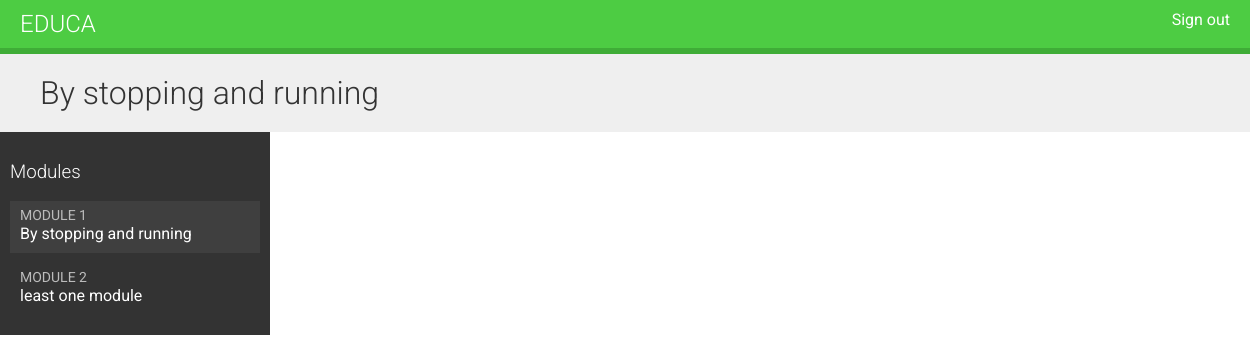
Page /students/course/6/ (signed in) on the committed database.
### courses/models.py (models this page shows)
class Module(models.Model):
    course = models.ForeignKey(Course, related_name='modules', on_delete=models.CASCADE)
    title = models.CharField(max_length=200)
    description = models.TextField(blank=True)
    order = OrderField(blank=True, for_fields=['course'])
    class Meta:
        ordering = ['order']
    def __str__(self):
        return f'{self.order}. {self.title}'

### students/views.py (the view)
# urls.py: path('course/<pk>/', cache_page(60 * 15)(views.StudentCourseDetailView.as_view()), name='student_course_detail'),
class StudentCourseDetailView(DetailView):
    model = Course
    template_name = 'students/course/detail.html'
    def get_queryset(self):
        qs = super().get_queryset()
        return qs.filter(students__in=[self.request.user])
    def get_context_data(self, **kwargs):
        context = super().get_context_data(**kwargs)
        course = self.get_object()
        if 'module_id' in self.kwargs:
            context['module'] = course.modules.get(
                id=self.kwargs['module_id']
            )
        else:
            context['module'] = course.modules.all()[0]
        return context

### templates/students/course/detail.html (shortened to what this page needs)
{% extends 'base.html' %}
{% load cache %}
{% block content %}
    <h1>{{ module.title }}</h1>
    <div class="contents">
        <h3>Modules</h3>
        <ul id="modules">
            {% for m in object.modules.all %}
                <li data-id="{{ m.id }}" {% if m == module %}class="selected"{% endif %}>
                    <a href="{% url 'student_course_detail_module' object.id m.id %}">
                        <span>
                            Module <span class="order">{{ m.order|add:1 }}</span>
                        </span>
                        <br>
                        {{ m.title }}
                    </a>
                </li>
            {% empty %}
                <li>No modules yet.</li>
            {% endfor %}
        </ul>
    </div>
    <div class="module">
    </div>
{% endblock content %}

### courses/static/css/base.css (style rules this page uses)
body { margin:0; font-family:'Roboto', sans-serif; font-weight:400; color:#333; }
a { color:#3fad37; text-decoration:none; }
ul { float:left; }
h1, h2, h3, h4, h5, h6 { font-family:'Roboto', sans-serif; font-weight:300; }
h1 { background:#efefef; width:100%; overflow:auto; padding:20px 0 20px 40px; margin:0; }
.module { padding:10px 20px; float:left; width:600px; }
.contents { width:20%; padding:10px; float:left; background:#333; color: #fff; font-family:'Roboto', sans-serif; }
.contents ul { list-style:none; margin:0; padding:0; width:100%; }
.contents ul li { margin:0 0 10px 0; padding:4px 10px 10px; overflow:auto; cursor:move; }
.contents ul li.selected { background:#3f3f3f; }
.contents ul span { text-transform:uppercase; color:#bbb; font-size:14px; }
.contents ul a { display:block; color:#fff; text-decoration:none; }

### rows in the picture
Module: title "By stopping and running", order|add "1"
Module: order|add "2", title "least one module"
